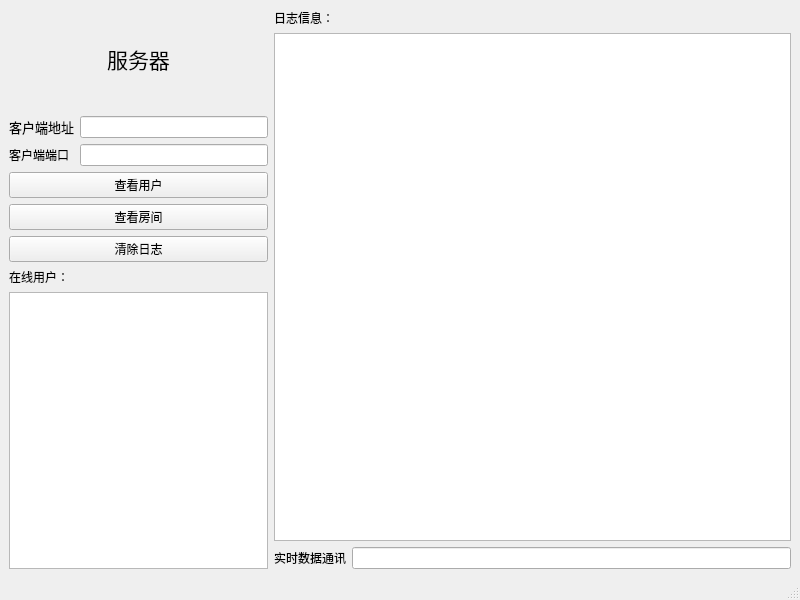
<?xml version="1.0" encoding="UTF-8"?>
<ui version="4.0">
 <class>MainWindow</class>
 <widget class="QMainWindow" name="MainWindow">
  <property name="geometry">
   <rect>
    <x>0</x>
    <y>0</y>
    <width>800</width>
    <height>600</height>
   </rect>
  </property>
  <property name="windowTitle">
   <string>MainWindow</string>
  </property>
  <widget class="QWidget" name="centralwidget">
   <layout class="QGridLayout" name="gridLayout_4" columnstretch="1,2">
    <item row="0" column="0">
     <layout class="QVBoxLayout" name="verticalLayout" stretch="1,1,0,0,0,3">
      <item>
       <widget class="QLabel" name="title">
        <property name="text">
         <string>&lt;html&gt;&lt;head/&gt;&lt;body&gt;&lt;p align=&quot;center&quot;&gt;&lt;span style=&quot; font-size:16pt;&quot;&gt;服务器&lt;/span&gt;&lt;/p&gt;&lt;/body&gt;&lt;/html&gt;</string>
        </property>
       </widget>
      </item>
      <item>
       <layout class="QGridLayout" name="gridLayout">
        <item row="0" column="0">
         <widget class="QLabel" name="iplabel">
          <property name="text">
           <string>&lt;html&gt;&lt;head/&gt;&lt;body&gt;&lt;p align=&quot;center&quot;&gt;&lt;span style=&quot; font-size:10pt;&quot;&gt;客户端地址&lt;/span&gt;&lt;/p&gt;&lt;/body&gt;&lt;/html&gt;</string>
          </property>
         </widget>
        </item>
        <item row="0" column="1">
         <widget class="QLineEdit" name="iplineEdit"/>
        </item>
        <item row="1" column="0">
         <widget class="QLabel" name="portlabel">
          <property name="text">
           <string>&lt;html&gt;&lt;head/&gt;&lt;body&gt;&lt;p&gt;客户端端口&lt;/p&gt;&lt;/body&gt;&lt;/html&gt;</string>
          </property>
         </widget>
        </item>
        <item row="1" column="1">
         <widget class="QLineEdit" name="portlineEdit"/>
        </item>
       </layout>
      </item>
      <item>
       <widget class="QPushButton" name="userButton">
        <property name="text">
         <string>查看用户</string>
        </property>
       </widget>
      </item>
      <item>
       <widget class="QPushButton" name="roomsButton">
        <property name="text">
         <string>查看房间</string>
        </property>
       </widget>
      </item>
      <item>
       <widget class="QPushButton" name="clearButton">
        <property name="text">
         <string>清除日志</string>
        </property>
       </widget>
      </item>
      <item>
       <layout class="QGridLayout" name="gridLayout_3">
        <item row="0" column="0">
         <widget class="QLabel" name="userlabel">
          <property name="text">
           <string>&lt;html&gt;&lt;head/&gt;&lt;body&gt;&lt;p&gt;在线用户：&lt;/p&gt;&lt;/body&gt;&lt;/html&gt;</string>
          </property>
         </widget>
        </item>
        <item row="1" column="0">
         <widget class="QListWidget" name="userlist"/>
        </item>
       </layout>
      </item>
     </layout>
    </item>
    <item row="0" column="1">
     <layout class="QVBoxLayout" name="verticalLayout_2">
      <item>
       <layout class="QGridLayout" name="gridLayout_2">
        <item row="1" column="0">
         <widget class="QListWidget" name="messagelist"/>
        </item>
        <item row="0" column="0">
         <widget class="QLabel" name="datelabel">
          <property name="text">
           <string>&lt;html&gt;&lt;head/&gt;&lt;body&gt;&lt;p&gt;日志信息：&lt;/p&gt;&lt;/body&gt;&lt;/html&gt;</string>
          </property>
         </widget>
        </item>
       </layout>
      </item>
      <item>
       <layout class="QHBoxLayout" name="horizontalLayout">
        <item>
         <widget class="QLabel" name="messagelabel">
          <property name="text">
           <string>&lt;html&gt;&lt;head/&gt;&lt;body&gt;&lt;p&gt;实时数据通讯&lt;/p&gt;&lt;/body&gt;&lt;/html&gt;</string>
          </property>
         </widget>
        </item>
        <item>
         <widget class="QLineEdit" name="messageline"/>
        </item>
       </layout>
      </item>
     </layout>
    </item>
   </layout>
  </widget>
  <widget class="QMenuBar" name="menubar">
   <property name="geometry">
    <rect>
     <x>0</x>
     <y>0</y>
     <width>800</width>
     <height>18</height>
    </rect>
   </property>
  </widget>
  <widget class="QStatusBar" name="statusbar"/>
 </widget>
 <resources/>
 <connections/>
</ui>
